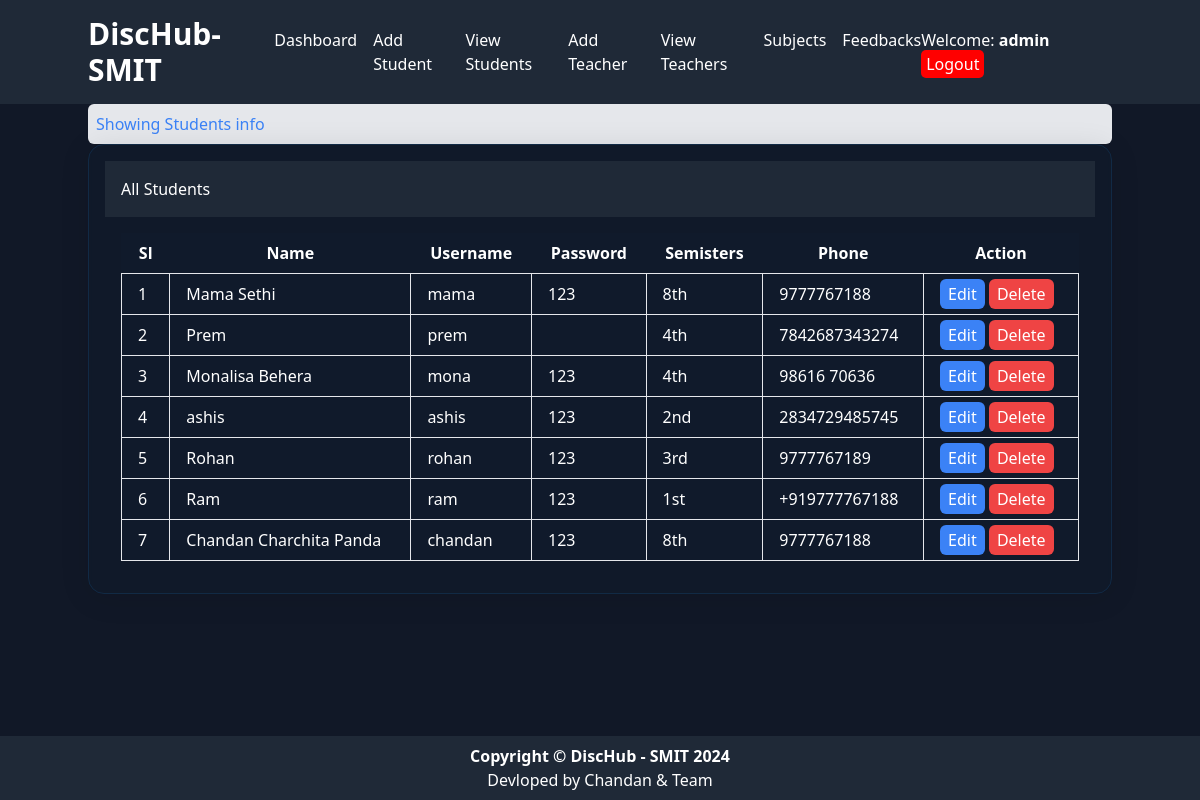
The app's page /admin/viewstudent.php (signed in) with its own data.
### tables this page shows
CREATE TABLE `tbl_student` (
  `id` int(11) NOT NULL,
  `name` varchar(50) NOT NULL,
  `username` varchar(50) NOT NULL,
  `password` varchar(32) NOT NULL,
  `class` int(11) NOT NULL,
  `phone` varchar(30) NOT NULL
);

### classes/Adminobls.php (called while the page is built, shortened)
<?php
$filepath = realpath(dirname(__FILE__));
include_once ($filepath."/../libs/Database.php");
Class Adminobls{
	private $db;
	public function __construct(){
		$this->db = new Database();
	}
	public function getTotalStudentRows(){
		$sql = "SELECT * FROM tbl_student ORDER BY id DESC";
		$result = $this->db->select($sql);
		return $result;
	}
	}
?>

### libs/Database.php (called while the page is built, shortened)
<?php
Class Database{
	public $host   = DB_HOST;
	public $user   = DB_USER;
	public $pass   = DB_PASS;
	public $dbname = DB_NAME;
	public $link;
	function connectDB(){
	$this->link = new mysqli($this->host, $this->user, $this->pass, $this->dbname);
 }
	public function select($query){
		$result = $this->link->query($query) or die($this->link->error.__LINE__);
		if($result->num_rows > 0){
			return $result;
		} else {
			return false;
		}
	}
}

### admin/viewstudent.php (the view, shortened to what this page needs)
<?php include_once "admin_header.php"; ?>
<?php
include_once "./bot.php";
?>
<div class="container mx-auto">
    <ol class="breadcrumb bg-gray-200 p-2 rounded-md">
        <li class="breadcrumb-item">
            <a href="#" class="text-blue-500">Showing Students info</a>
        </li>
    </ol>
    <div class="bg-white overflow-hidden shadow-md rounded-lg border border-solid border-blue-500 rounded-lg p-4"
        style="background-color: rgba(17, 42, 69, 0.07); border-radius: 16px; box-shadow: 0 4px 30px rgba(0, 0, 0, 0.1); backdrop-filter: blur(2.1px); -webkit-backdrop-filter: blur(2.1px); border: 1px solid rgba(17, 42, 69, 1);">
        <div class="p-4 bg-gray-800 text-white">
            <i class="fa fa-table"></i> All Students
        </div>
        <div class="p-4">
            <div class="overflow-x-auto">
                <table class="table-auto w-full" style="background-color: rgba(17, 42, 69, 0.07);">
                    <thead>
                        <tr>
                            <th class="px-4 py-2">Sl</th>
                            <th class="px-4 py-2">Name</th>
                            <th class="px-4 py-2">Username</th>
                            <th class="px-4 py-2">Password</th>
                            <th class="px-4 py-2">Semisters</th>
                            <th class="px-4 py-2">Phone</th>
                            <th class="px-4 py-2">Action</th>
                        </tr>
                    </thead>
                    <tbody>
                        <?php
                        $i=0;
                        $getstd = $ad->getTotalStudentRows();
                        while ($row = $getstd->fetch_assoc()) {
                            $i++;
                        ?>
                        <tr>
    <td class="border px-4 py-2"><?php echo $i;?></td>
    <td class="border px-4 py-2"><?php echo $row['name'];?></td>
    <td class="border px-4 py-2"><?php echo $row['username'];?></td>
    <td class="border px-4 py-2"><?php echo $row['password'];?></td>
    <td class="border px-4 py-2">
        <?php
            $class = $row['class'];
            $suffix = '';
            if ($class % 10 == 1) {
                $suffix = 'st';
            } elseif ($class % 10 == 2) {
                $suffix = 'nd';
            } elseif ($class % 10 == 3) {
                $suffix = 'rd';
            } else {
                $suffix = 'th';
            }
            echo $class . $suffix;
        ?>
    </td>
    <td class="border px-4 py-2"><?php echo $row['phone'];?></td>
    <td class="border px-4 py-2">
        <a href="editstudent.php?stid=<?php echo $row['id'];?>" class="bg-blue-500 text-white px-2 py-1 rounded-md">Edit</a>
        <a href="?delstd=<?php echo $row['id'];?>" class="bg-red-500 text-white px-2 py-1 rounded-md">Delete</a>
    </td>
</tr>
                        <?php } ?>
                    </tbody>
                </table>
            </div>
        </div>
    </div>
</div>
<?php include_once "admin_footer.php"; ?>

### admin/admin_header.php (style rules this page uses)
body { background: red; }

### records on screen
tbl_student: name "Mama Sethi", username "mama", password "123", class "8", class "th", phone "9777767188"
tbl_student: name "Prem", username "prem", class "4", class "th", phone "7842687343274"
tbl_student: name "Monalisa Behera", username "mona", password "123", class "4", class "th", phone "98616 70636"
tbl_student: name "ashis", username "ashis", password "123", class "2", class "nd", phone "2834729485745"
tbl_student: name "Rohan", username "rohan", password "123", class "3", class "rd", phone "9777767189"
tbl_student: name "Ram", username "ram", password "123", class "1", class "st", phone "+919777767188"
tbl_student: name "Chandan Charchita Panda", username "chandan", password "123", class "8", class "th", phone "9777767188"

### other values on screen
Session::get('username') "admin"
